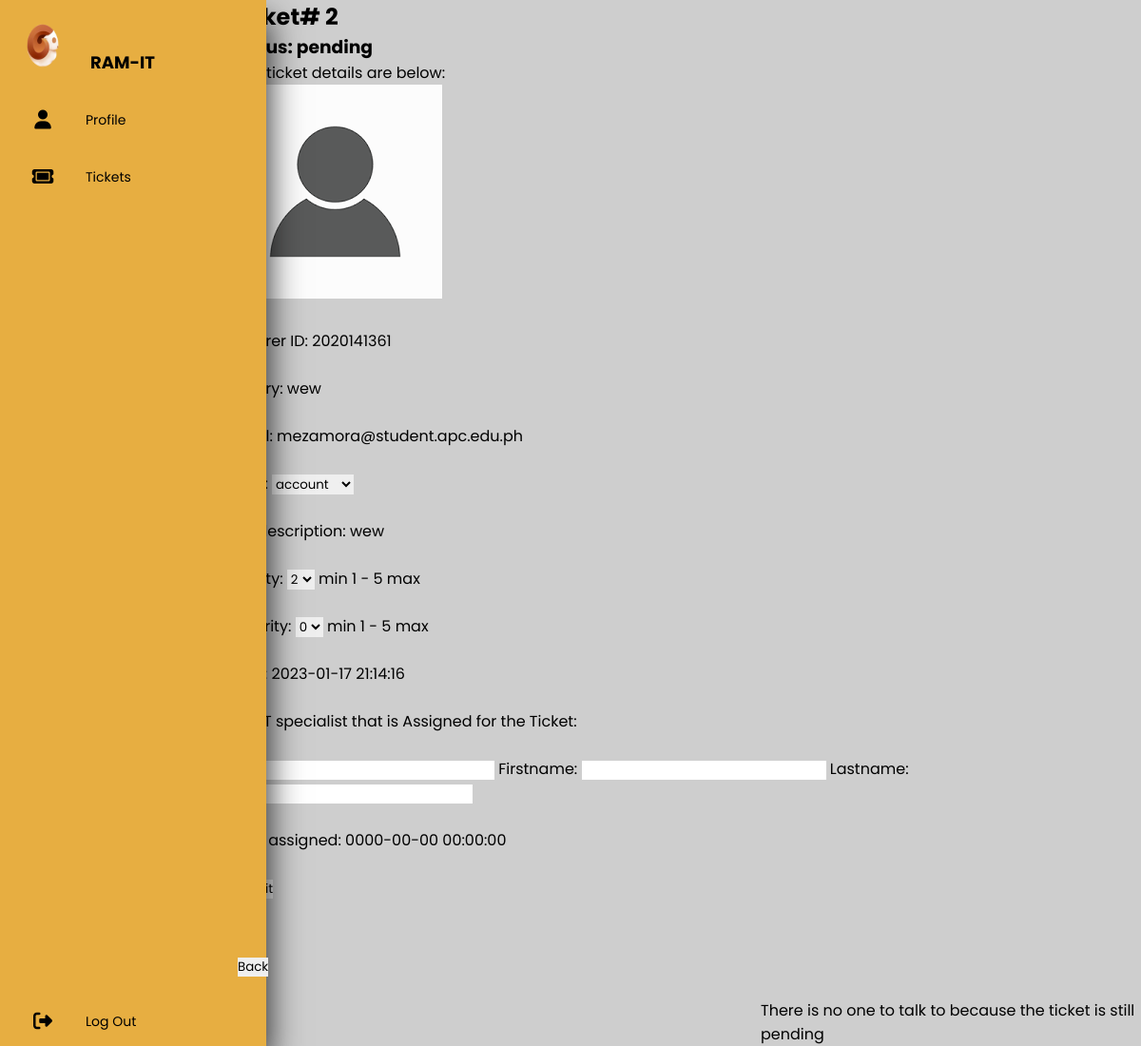
The page /tdetails.php?id=2 (signed in) on the database its author committed.
### tables this page shows
CREATE TABLE `ticket` (
  `tid` int(11) NOT NULL,
  `iid` int(11) NOT NULL,
  `email` varchar(50) NOT NULL,
  `img` varchar(50) NOT NULL,
  `inquiry` text NOT NULL,
  `itype` varchar(50) NOT NULL,
  `fdes` text NOT NULL,
  `stat` varchar(11) NOT NULL,
  `priority` int(1) NOT NULL,
  `severity` int(1) NOT NULL,
  `filename` varchar(225) NOT NULL,
  `assignid` int(11) NOT NULL,
  `afname` varchar(50) NOT NULL,
  `alname` varchar(50) NOT NULL,
  `dt` datetime NOT NULL,
  `dta` datetime NOT NULL
);

### code/components/details.php (the view, shortened to what this page needs)
<?php
            if ($_SESSION['pstion'] == "supervisor") {
            echo
        '<img src="./img/' . $row['img']. '">'
        ."<br> <br>"
        .'<form method="POST" action="code/components/update.php?id='
        .$id
        .'">'
		.'<label>Inquirer ID:  </label>'
        .$row["iid"]
        ."<br> <br>"
		.'<label>Inquiry:  </label> '
        .$row["inquiry"]
        ."<br> <br>"
        .'<label>Email:  </label>'
        .$row["email"]
        ."<br> <br>"
        .'<label for="priority">Type: </label>'
		.'<select type="select" name="itype" value="'
        .$row["itype"]
        .'" id="priority" required>'
        .'<option value="'
        .$row["itype"]
        .'">'
        .$row["itype"]
        .'</option>'
		.'<option value="hardware">Hardware</option>'
		.'<option value="account">Account</option>'
		.'<option value="others">others</option>'
		.'</select>'
        ."<br> <br>"
        .'<label>Full description:  </label> '
        .$row["fdes"]
        ."<br> <br>"
        .'<input type="hidden" value="open" name="stat">'
        .'<label for="priority">Priority: </label>'
		.'<select type="select" name="priority" value="'
        .$row["priority"]
        .'" id="priority" required>'
        .'<option value="'
        .$row["priority"]
        .'">'
        .$row["priority"]
        .'</option>'
		.'<option value="1">1</option>'
		.'<option value="2">2</option>'
		.'<option value="3">3</option>'
		.'<option value="4">4</option>'
		.'<option value="5">5</option>'
		.'</select>'
        ."  min 1 - 5 max"
        ."<br> <br>"
        .'<label for="severity">Severity: </label>'
		.'<select type="select" name="severity" value="'
        .$row["severity"]
        .'" id="severity" required>'
        .'<option value="'
        .$row["severity"]
        .'">'
        .$row["severity"]
        .'</option>'
		.'<option value="1">1</option>'
		.'<option value="2">2</option>'
		.'<option value="3">3</option>'
		.'<option value="4">4</option>'
		.'<option value="5">5</option>'
		.'</select>'
        ."  min 1 - 5 max"
        ."<br> <br>"
        .'<label>Date:  </label>'
        .$row["dt"]
        ."<br> <br>"
        .'<label>The IT specialist that is Assigned for the Ticket:</label> <br> <br>'
        .'<label> ID:   </label><input type="text" value="'
        .$row["assignid"]
        .'"name="assignid" required>';
        ?>
<?php
        echo
		'<label> Firstname:   </label><input type="text" value="'
        .$row["afname"]
        .'"name="afname" required>'
		.'<label> Lastname:   </label><input type="text" value="'
        .$row["alname"]
        .'"name="alname" required>'
        ."<br> <br>";
        ?>
        <?php
        echo
        '<label>Date assigned:  </label>'
        .$row["dta"]
        ."<br> <br>"
		.'<input type="submit" name="submit">'
        ."          "
	    .'</form>'
        .'<img src="./img/'. $row['filename'] .'">';
        echo
        '<br> <br>'
        .'<a href="ticket.php"><button>Back</button></a>';
    }
    ?>

### tdetails.php (shortened to what this page needs)
<?php
require 'code/components/connect.php';
    $id=$_GET['id'];
	$query=mysqli_query($con,"SELECT iid, email, img, tid, inquiry, stat, assignid, priority, severity, afname, alname, dt, itype, fdes, dta, filename FROM ticket where tid = '$id'");
	$row=mysqli_fetch_array($query);
?>
<!DOCTYPE html>
<html>
<head>
<link href="code/css/body&nav.css" rel="stylesheet" type="text/css">
<link rel="stylesheet" href="https://cdnjs.cloudflare.com/ajax/libs/font-awesome/6.2.1/css/all.min.css"/>
</head>
<body>
<?php require 'code/components/nav.php';?>
        <div class="content">
        <h2>Ticket# <?php echo $row['tid']; ?></h2>
        <h3>Status: <?php echo $row['stat']; ?></h3>
            <p>Your ticket details are below:</p>
            <?php require 'code/components/details.php';?>
            </div>
			<?php
            if($row['stat'] == "open"){
                echo '<div id = "chat">';
				require 'code/components/chat.php';
				echo '</div>';
            }
            else {
			 echo '<div id = "chat">';
             echo "<br>" ."<br>" . "There is no one to talk to because the ticket is still pending";
			 echo '</div>';
            }
            ?>
</body>
</html>

### code/css/body&nav.css (style rules this page uses)
* { margin: 0; padding: 0; outline: none; border: none; text-decoration: none; box-sizing: border-box; font-family: "Poppins", sans-serif; }
body { background: #cecece; }
.content { width: 800px; height: 1000px; margin-left: 20%; margin-top: 0%; }
#chat { margin-left: 800px; }
a { position: relative; color: black; font-size: 14px; display: table; width: 300px; padding: 10px; }

### rows shown on the page
ticket: tid "2", stat "pending", img (picture), iid "2020141361", inquiry "wew", email "mezamora@student.apc.edu.ph", itype "account", fdes "wew", priority "2", severity "0", dt "2023-01-17 21:14:16", assignid "0", dta "0000-00-00 00:00:00"
